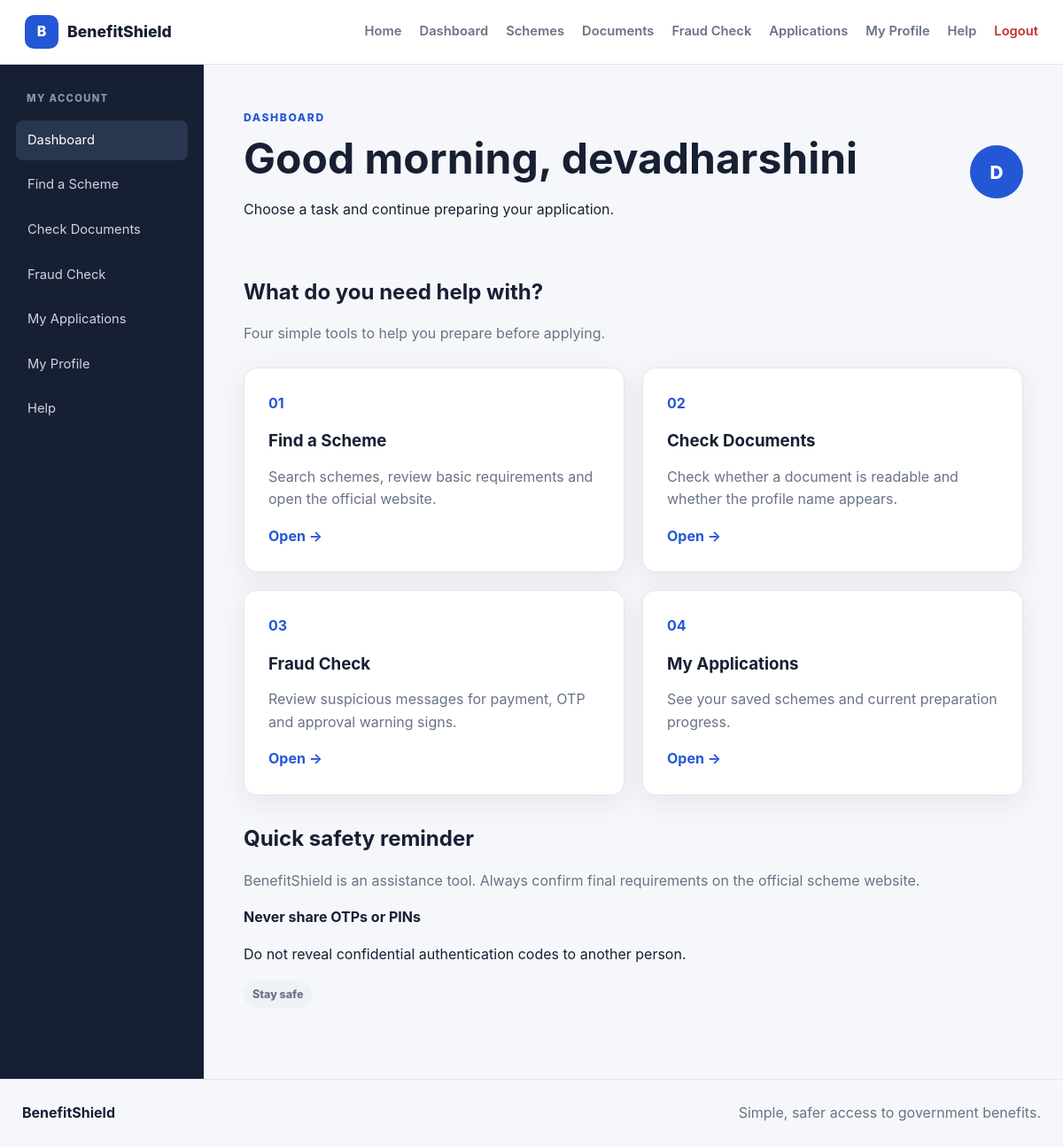
The page /dashboard (signed in) on the database as committed earlier.
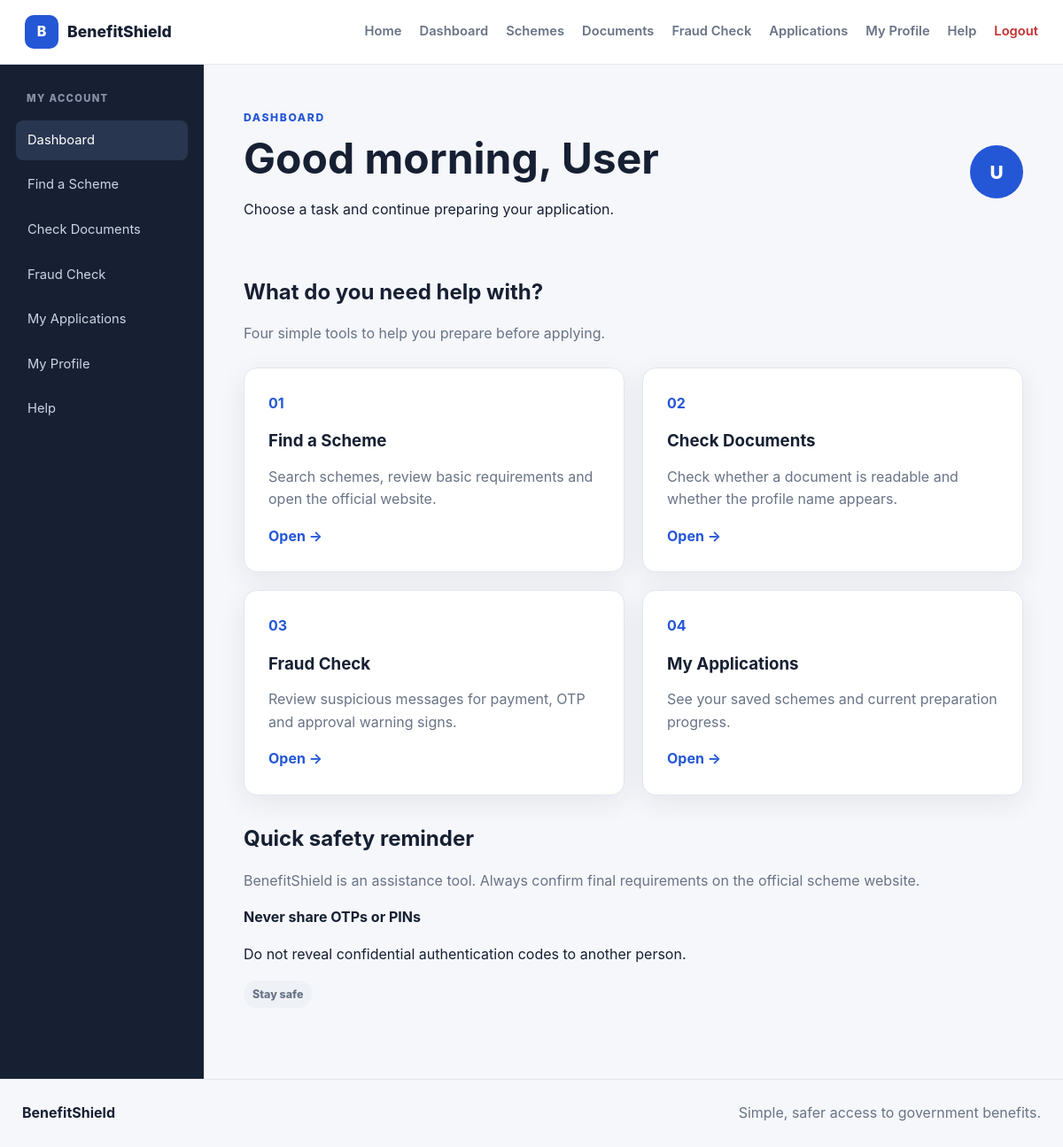
The same page on the database as committed later.
### tables this page shows
CREATE TABLE users (

            id INTEGER PRIMARY KEY AUTOINCREMENT,

            name TEXT NOT NULL,

            email TEXT UNIQUE NOT NULL,

            phone TEXT DEFAULT '',

            password_hash TEXT DEFAULT '',

            aadhaar TEXT DEFAULT '',

            community TEXT DEFAULT '',

            caste TEXT DEFAULT '',

            religion TEXT DEFAULT '',

            school_type TEXT DEFAULT '',

            created_at TIMESTAMP
            DEFAULT CURRENT_TIMESTAMP
        );

### app.py (the view)
@app.route("/dashboard")
def dashboard():
    from flask import redirect, url_for
    if not session.get("user_id"):
        return redirect(
            url_for("auth.login")
        )
    return render_template(
        "dashboard.html"
    )

### app.py (called while the page is built)
@app.context_processor
def inject_user():
    user = None
    user_id = session.get("user_id")
    if user_id:
        user = get_user(user_id)
        if user is None:
            session.clear()
    return {
        "current_user": user
    }

### models/user_model.py (called while the page is built)
def get_connection():
    connection = sqlite3.connect(
        Config.DATABASE_PATH
    )
    connection.row_factory = sqlite3.Row
    return connection

def get_user(user_id):
    connection = get_connection()
    cursor = connection.cursor()
    cursor.execute(
        """
        SELECT *
        FROM users
        WHERE id = ?
        """,
        (user_id,)
    )
    user = cursor.fetchone()
    connection.close()
    if user:
        return dict(user)
    return None

### templates/dashboard.html (shortened to what the changed rows need)
{% extends "base.html" %}
{% block page %}
<div class="app-shell">
    <main class="dashboard-main">
        <div class="welcome">
            <div>
                <p class="small-heading">
                    DASHBOARD
                </p>
                <h1>
                    Good morning,
                    {{ current_user["name"] }}
                </h1>
                <p>
                    Choose a task and continue preparing
                    your application.
                </p>
            </div>
            <div class="initial">
                {{
                    (
                        current_user["name"]
                        or "U"
                    )[0]|upper
                }}
            </div>
        </div>
        <h2>
            What do you need help with?
        </h2>
        <div class="recent">
            <h2>
                Quick safety reminder
            </h2>
        </div>
    </main>
</div>
{% endblock %}

Rows that differ between the two databases and show on the page:
changed users: name "devadharshini" → "User"; name "D" → "U"
